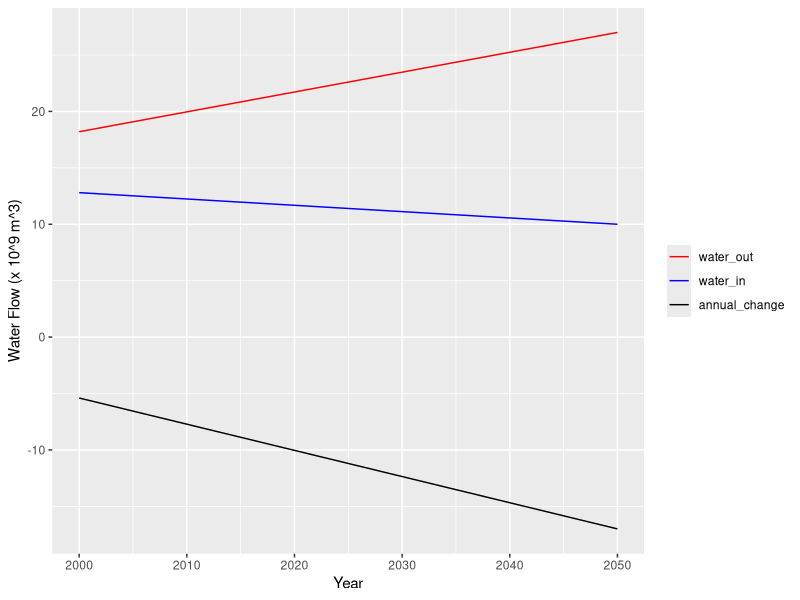
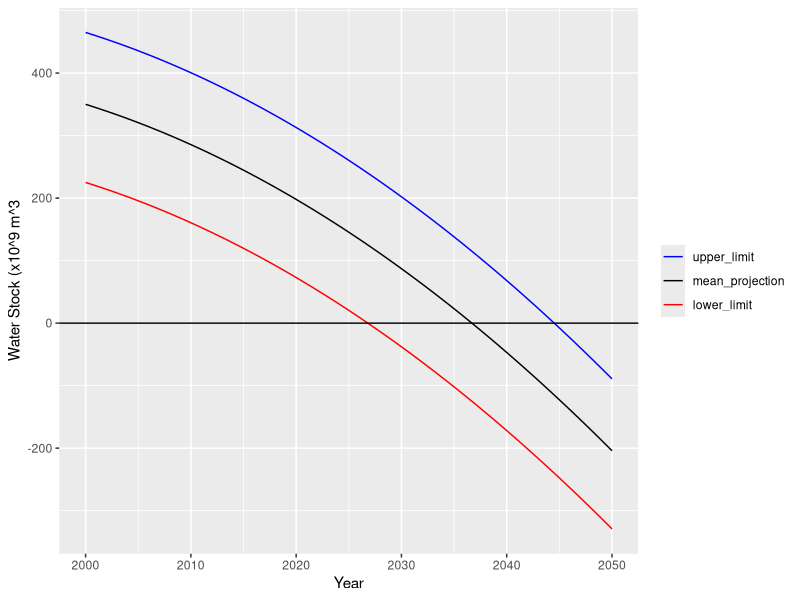

The R script that drew these images, in order:
## ---- chunk 1
knitr::opts_chunk$set(echo = TRUE)
library(tidyverse)
library(here)
## ---- chunk 2
ca_groundwater <- read.csv(here("data", "ca_groundwater.csv")) %>% 
  rename("year"="X", "mean_projection"="mean")
## ---- chunk 3
ggplot(data = ca_groundwater)+
  geom_line(aes(year, water_in, color="water_in"))+
  geom_line(aes(year, water_out, color= "water_out"))+
  geom_line(aes(year, annual_change, color="annual_change"))+
  scale_color_manual(values = c(
    'water_in' = 'blue',
    'water_out' = 'red',
    'annual_change' = 'black'))+
  guides(color = guide_legend(reverse = TRUE))+
  labs(x= "Year", y= "Water Flow (x 10^9 m^3)")+
  theme(legend.title = element_blank())

# Figure out relabeling legend and including equations possibly?
## ---- chunk 4
ggplot(data = ca_groundwater) +
  geom_line(aes(year, mean_projection, color="mean_projection"))+
  geom_line(aes(year, lower_limit, color= "lower_limit"))+
  geom_line(aes(year, upper_limit, color= "upper_limit"))+ 
  geom_hline(yintercept = 0, color = "black")+
  scale_color_manual(values = c(
    'mean_projection' = 'black',
    'lower_limit' = 'red' ,
    'upper_limit' = 'blue'))+
  guides(color = guide_legend(reverse = TRUE))+
  theme(legend.title = element_blank())+
  labs(x="Year", y="Water Stock (x10^9 m^3")
